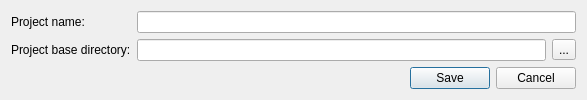
<?xml version="1.0" encoding="UTF-8"?>
<ui version="4.0">
 <class>NewProjectDialog</class>
 <widget class="QDialog" name="NewProjectDialog">
  <property name="geometry">
   <rect>
    <x>0</x>
    <y>0</y>
    <width>587</width>
    <height>91</height>
   </rect>
  </property>
  <property name="windowTitle">
   <string>New project</string>
  </property>
  <layout class="QGridLayout" name="gridLayout">
   <item row="0" column="0">
    <widget class="QLabel" name="labelProjectName">
     <property name="text">
      <string>Project name:</string>
     </property>
    </widget>
   </item>
   <item row="1" column="0">
    <widget class="QLabel" name="labelProjectBaseDir">
     <property name="text">
      <string>Project base directory:</string>
     </property>
    </widget>
   </item>
   <item row="1" column="1">
    <widget class="QLineEdit" name="lineEditProjectBaseDirectory">
     <property name="readOnly">
      <bool>true</bool>
     </property>
    </widget>
   </item>
   <item row="1" column="2">
    <widget class="QToolButton" name="toolButtonSelectProjectBaseDir">
     <property name="text">
      <string>...</string>
     </property>
    </widget>
   </item>
   <item row="0" column="1" colspan="2">
    <widget class="QLineEdit" name="lineEditProjectName"/>
   </item>
   <item row="2" column="0" colspan="3">
    <widget class="QDialogButtonBox" name="buttonBox">
     <property name="orientation">
      <enum>Qt::Horizontal</enum>
     </property>
     <property name="standardButtons">
      <set>QDialogButtonBox::Cancel|QDialogButtonBox::Save</set>
     </property>
    </widget>
   </item>
  </layout>
 </widget>
 <resources/>
 <connections>
  <connection>
   <sender>buttonBox</sender>
   <signal>accepted()</signal>
   <receiver>NewProjectDialog</receiver>
   <slot>accept()</slot>
   <hints>
    <hint type="sourcelabel">
     <x>248</x>
     <y>254</y>
    </hint>
    <hint type="destinationlabel">
     <x>157</x>
     <y>274</y>
    </hint>
   </hints>
  </connection>
  <connection>
   <sender>buttonBox</sender>
   <signal>rejected()</signal>
   <receiver>NewProjectDialog</receiver>
   <slot>reject()</slot>
   <hints>
    <hint type="sourcelabel">
     <x>316</x>
     <y>260</y>
    </hint>
    <hint type="destinationlabel">
     <x>286</x>
     <y>274</y>
    </hint>
   </hints>
  </connection>
  <connection>
   <sender>toolButtonSelectProjectBaseDir</sender>
   <signal>clicked()</signal>
   <receiver>NewProjectDialog</receiver>
   <slot>selectProjectBaseDirectory()</slot>
   <hints>
    <hint type="sourcelabel">
     <x>564</x>
     <y>45</y>
    </hint>
    <hint type="destinationlabel">
     <x>293</x>
     <y>45</y>
    </hint>
   </hints>
  </connection>
 </connections>
 <slots>
  <slot>selectProjectBaseDirectory()</slot>
 </slots>
</ui>
